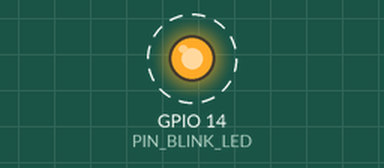
Simulated run of this program. Board: Raspberry Pi (BCM pin numbers). On the bench: output pins drawn as LEDs (lit = HIGH). Dashed ring = blinking.

Above: at 0.2 s.
Timing chart, 0 to 3.0 s (numbered marks = the images above):
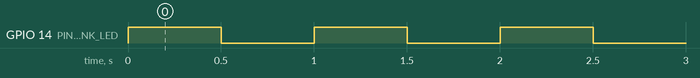

Measured:
- by itself, GPIO 14 (PIN_BLINK_LED): alternates HIGH for 0.50 s and LOW for 0.50 s

The program:

task-2-blinking-led.py
```python
import RPi.GPIO as GPIO
import time
GPIO.setmode(GPIO.BCM)

PIN_BLINK_LED = 14
GPIO.setup(PIN_BLINK_LED, GPIO.OUT)

state_of_led = True

while True:
	GPIO.output(PIN_BLINK_LED, state_of_led)
	time.sleep(0.5)
	state_of_led = not state_of_led
```
